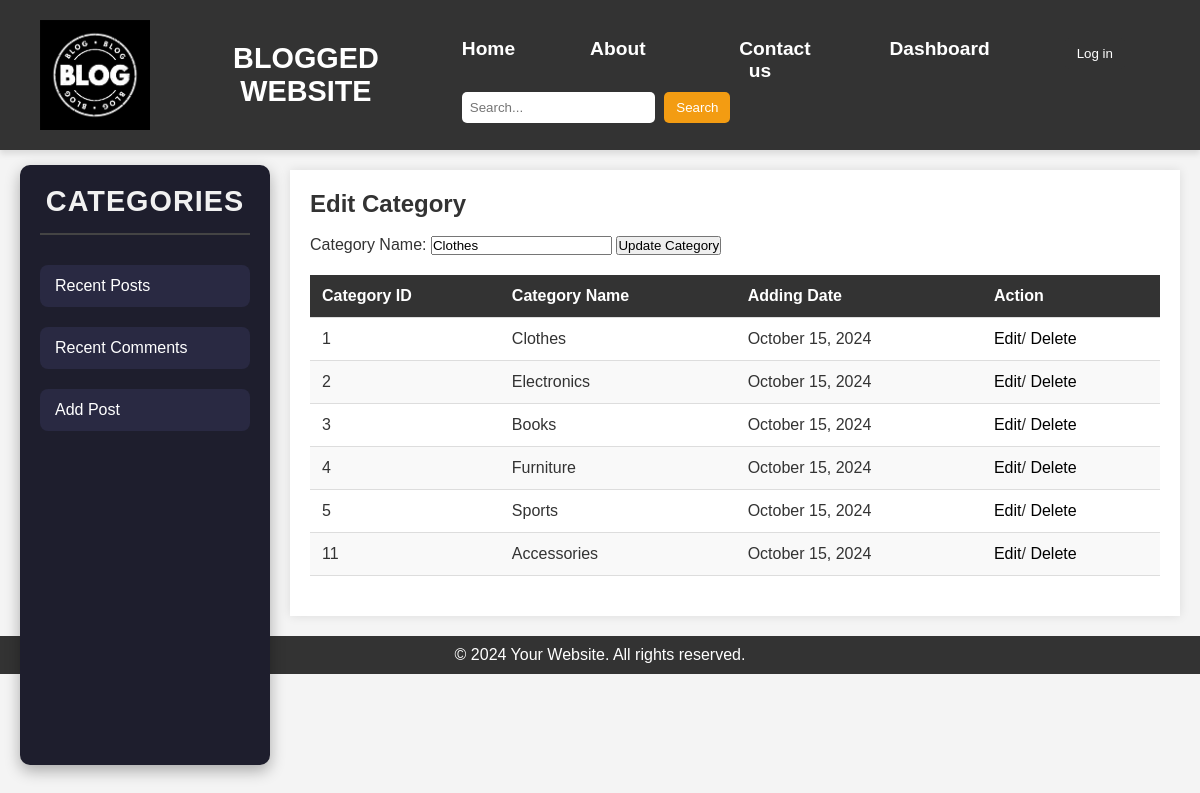
Page /dashboard/addcategory.php?lag=1&eid=1 on the committed database.
### tables this page shows
CREATE TABLE `categories` (
  `cid` int(11) NOT NULL,
  `category_name` varchar(100) NOT NULL,
  `description` text DEFAULT NULL,
  `created_at` timestamp NOT NULL DEFAULT current_timestamp(),
  `updated_at` timestamp NOT NULL DEFAULT current_timestamp() ON UPDATE current_timestamp()
);

### class/loginc.php (called while the page is built, shortened)
<?php
class User {
    private $conn;
    public function __construct($dbConnection) {
        $this->conn = $dbConnection;
    }
            ?>
            <?php
    public function getcategory($id = null)
    {
        if ($id) {
            $query = "SELECT * FROM categories WHERE cid = $id";
            $result = $this->conn->query($query);
            if ($result && $result->num_rows > 0) {
                return $result->fetch_assoc();
            } else {
                return null;
            }
        } else {
            $query = "SELECT * FROM categories";
            $result = $this->conn->query($query);
            if ($result) {
                $data = [];
                while ($category = $result->fetch_assoc()) {
                    $data[] = $category;
                }
                return $data;
            } else {
                return [];
            }
        }
    }
}
?>

### dashboard/addcategory.php (the view, shortened to what this page needs)
<?php
include("../common/connection.php");
include('../class/loginc.php');
$obb = new User($connect);
$category = "";
$action = "add";
$buttonLabel = "Add Category";
if (isset($_GET['eid'])) {
    $id = $_GET['eid'];
    $user = $obb->getcategory($id);
    if ($user) {
        $category = $user['category_name'];
        $action = "edit";
        $buttonLabel = "Update Category";
    } else {
        header('Location: addcategory.php?lag=1&msg=Error loading category.');
        exit();
    }
}
?>
<!DOCTYPE html>
<html lang="en">
<head>
    <link rel="stylesheet" href="../css/styles.css?v=1.3">
    <link rel="stylesheet" href="../css/dashboard.css?v=1.1">
    <link rel="stylesheet" href="https://cdnjs.cloudflare.com/ajax/libs/font-awesome/6.0.0-beta3/css/all.min.css">
</head>
<body>
<header>
    <?php include("header.php"); ?>
</header>
    <div class="container">
        <?php include('../common/category.php'); ?>
        <main class="content">
            <h2><?php echo ($action === 'edit') ? 'Edit Category' : 'Add New Category'; ?></h2><br>
            <div class="add-category-form">
                <form action="addcategory.php<?php echo ($action === 'edit') ? '?eid=' . $_GET['eid'] : ''; ?>" method="POST">
                    <label for="category_name">Category Name:</label>
                    <input type="text" id="category_name" name="category" value="<?php echo htmlspecialchars($category); ?>" required>
                    <button type="submit"><?php echo $buttonLabel; ?></button>
                </form>
            </div>
            <table>
                <thead>
                    <tr>
                        <th>Category ID</th>
                        <th>Category Name</th>
                        <th>Adding Date</th>
                        <th>Action</th>
                    </tr>
                </thead>
                <tbody>
                    <?php
                    $data = $obb->getcategory();
                    foreach ($data as $user) {
                        echo "<tr>
                                <td>{$user['cid']}</td>
                                <td>{$user['category_name']}</td>
                                <td>" . date('F d, Y', strtotime($user['created_at'])) . "</td>
                                <td>
                                    <div class='action-buttons'>
                                        <a href='addcategory.php?lag=1&eid=" . $user['cid'] . "' class='edit-btn'>Edit</a>/
                                        <a href='addcategory.php?lag=1&did=" . $user['cid'] . "' class='delete-btn'>Delete</a>
                                    </div>
                                </td>
                              </tr>";
                    } ?>
                </tbody>
            </table>
        </main>
    </div>
    <?php include('../common/footer.php'); ?>
</body>
</html>

### css/styles.css (style rules this page uses)
* { margin: 0; padding: 0; box-sizing: border-box; }
body { font-family: Arial, sans-serif; background-color: #f4f4f4; color: #333; }
header { background-color: #222; color: white; padding: 15px 0; position: sticky; top: 0; width: 100%; z-index: 1000; box-shadow: 0 4px 6px rgba(0, 0, 0, 0.1); }
.container { display: flex; margin: 20px; }
.content { margin-left: 270px; width: calc(100% - 270px); padding: 20px; background-color: white; box-shadow: 0 0 10px rgba(0, 0, 0, 0.1); }

### css/dashboard.css (style rules this page uses)
body { font-family: Arial, sans-serif; margin: 0; padding: 0; background-color: #f4f4f4; }
header { background: #333; color: #fff; padding: 20px; text-align: center; }
table { width: 100%; border-collapse: collapse; margin: 20px 0; font-size: 1em; text-align: left; }
th, td { padding: 12px; border-bottom: 1px solid #ddd; }
th { background-color: #333; color: #fff; }
tr:nth-child(even) { background-color: #f9f9f9; }
table tr td a { text-decoration:none; color:black; }

### rows in the picture
categories: category "Clothes", cid "1", category_name "Clothes", created_at "October 15, 2024"
categories: cid "2", category_name "Electronics", created_at "October 15, 2024"
categories: cid "3", category_name "Books", created_at "October 15, 2024"
categories: cid "4", category_name "Furniture", created_at "October 15, 2024"
categories: cid "5", category_name "Sports", created_at "October 15, 2024"
categories: cid "11", category_name "Accessories", created_at "October 15, 2024"

### other values in the picture
$buttonLabel "Update Category"
